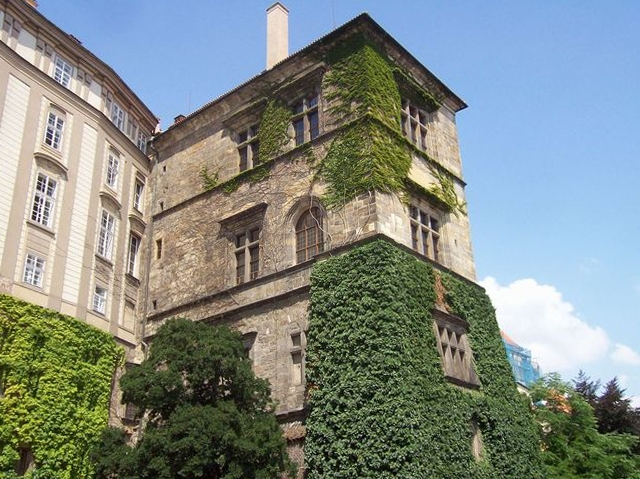
#> input picture 3rd/openMVS-2.4.0/apps/Tests/data/images/00000.jpg, 640 x 479 px
$ python -i compare_undistort_backends.py   (imports and definitions only)
#> lines starting #> are read from the running program, lines starting #| are printed output that depends on the picture
#!/usr/bin/env python3
"""对比两个去畸变后端的产物：内参几何、图像尺寸、黑边、耗时。

用法：
    scripts/compare_undistort_backends.py <colmap-run-dir> <opencv-run-dir>

核心断言是"几何一致"：OpenCV 后端复用 colmap::UndistortCamera() 算几何，
所以 dense/sparse/cameras.bin 的 width/height/fx/fy/cx/cy 应与 COLMAP 后端逐位相同。
不一致说明 UndistortCameraOptions 没有在图像和 sparse model 之间保持同一份。

只依赖标准库 + PIL（容器内无 numpy/cv2，宿主机 PIL 可用）。
"""

import json
import struct
import sys
from pathlib import Path

# COLMAP camera model id → (名称, 参数个数)
CAMERA_MODELS = {
    0: ("SIMPLE_PINHOLE", 3),
    1: ("PINHOLE", 4),
    2: ("SIMPLE_RADIAL", 4),
    3: ("RADIAL", 5),
    4: ("OPENCV", 8),
    5: ("OPENCV_FISHEYE", 8),
    6: ("FULL_OPENCV", 12),
    7: ("FOV", 5),
    8: ("SIMPLE_RADIAL_FISHEYE", 4),
    9: ("RADIAL_FISHEYE", 5),
    10: ("THIN_PRISM_FISHEYE", 12),
}


# [33 lines left out: functions read_cameras_bin, cameras_equal, not called in this run]


def stage_durations(run_dir):
    manifest = json.loads((run_dir / "manifest.json").read_text())
    return {s["name"]: (s["duration_seconds"], s["status"]) for s in manifest["stages"]}


def black_stats(image_path, corner=40, threshold=8):
    """返回 (宽, 高, 全图近黑占比, 四角近黑数, 四角总数)。"""
#> called with corner = 40, threshold = 8
    try:
        from PIL import Image
    except ImportError:
        return None
    with Image.open(image_path) as im:
#> im is the input picture: PIL image 640x479 RGB; mean R, G, B 128.8, 137.8, 132.3
        g = im.convert("L")
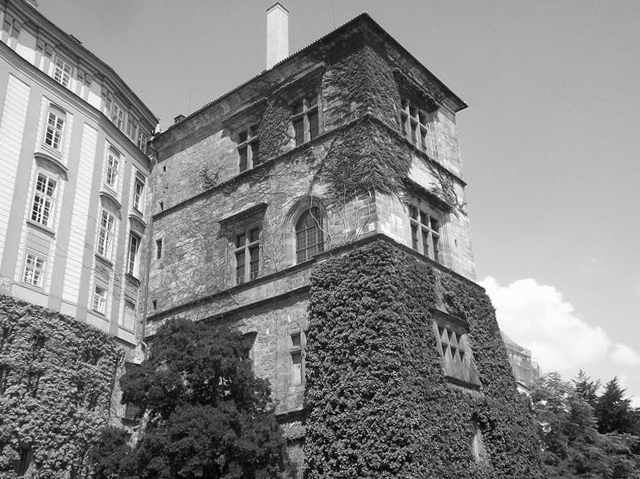
#> g: PIL image 640x479 L; min 0, max 255, mean 134.5
        w, h = g.size
#> w = 640; h = 479
        total_black = sum(g.histogram()[:threshold])
#> total_black = 571
        boxes = [
            (0, 0, corner, corner),
            (w - corner, 0, w, corner),
            (0, h - corner, corner, h),
            (w - corner, h - corner, w, h),
        ]
        corner_black = sum(sum(g.crop(b).histogram()[:threshold]) for b in boxes)
#> corner_black = 7
    return w, h, 100.0 * total_black / (w * h), corner_black, 4 * corner * corner


# [153 lines left out: function main, not called in this run]


# [2 lines not run here, left out]

>>> result = black_stats('../3rd/openMVS-2.4.0/apps/Tests/data/images/00000.jpg')
#> result = (640, 479, 0.186, 7, 6400)
